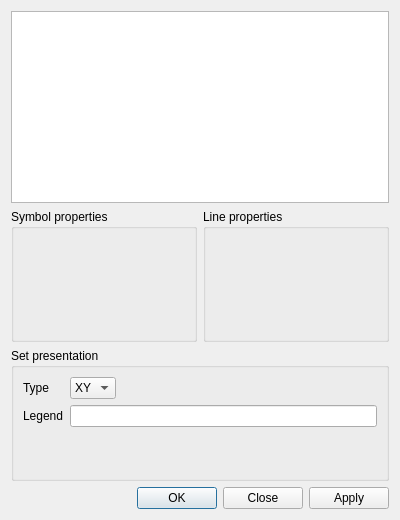
<?xml version="1.0" encoding="UTF-8"?>
<ui version="4.0">
 <class>SetAppearance</class>
 <widget class="QDialog" name="SetAppearance">
  <property name="geometry">
   <rect>
    <x>0</x>
    <y>0</y>
    <width>400</width>
    <height>520</height>
   </rect>
  </property>
  <property name="windowTitle">
   <string>Dialog</string>
  </property>
  <layout class="QVBoxLayout" name="verticalLayout">
   <item>
    <widget class="QListView" name="list_curves">
     <property name="sizePolicy">
      <sizepolicy hsizetype="Expanding" vsizetype="Fixed">
       <horstretch>0</horstretch>
       <verstretch>0</verstretch>
      </sizepolicy>
     </property>
    </widget>
   </item>
   <item>
    <layout class="QHBoxLayout" name="horizontalLayout_3">
     <item>
      <widget class="QGroupBox" name="groupBox">
       <property name="title">
        <string>Symbol properties</string>
       </property>
      </widget>
     </item>
     <item>
      <widget class="QGroupBox" name="groupBox_2">
       <property name="title">
        <string>Line properties</string>
       </property>
      </widget>
     </item>
    </layout>
   </item>
   <item>
    <widget class="QGroupBox" name="groupBox_3">
     <property name="title">
      <string>Set presentation</string>
     </property>
     <layout class="QFormLayout" name="formLayout_2">
      <item row="0" column="0">
       <widget class="QLabel" name="label">
        <property name="text">
         <string>Type</string>
        </property>
        <property name="buddy">
         <cstring>cb_type</cstring>
        </property>
       </widget>
      </item>
      <item row="0" column="1">
       <widget class="QComboBox" name="cb_type">
        <property name="sizePolicy">
         <sizepolicy hsizetype="Fixed" vsizetype="Fixed">
          <horstretch>0</horstretch>
          <verstretch>0</verstretch>
         </sizepolicy>
        </property>
        <item>
         <property name="text">
          <string>XY</string>
         </property>
        </item>
       </widget>
      </item>
      <item row="1" column="0">
       <widget class="QLabel" name="label_2">
        <property name="text">
         <string>Legend</string>
        </property>
        <property name="buddy">
         <cstring>line_legend</cstring>
        </property>
       </widget>
      </item>
      <item row="1" column="1">
       <widget class="QLineEdit" name="line_legend"/>
      </item>
     </layout>
    </widget>
   </item>
   <item>
    <widget class="QDialogButtonBox" name="button_box">
     <property name="orientation">
      <enum>Qt::Horizontal</enum>
     </property>
     <property name="standardButtons">
      <set>QDialogButtonBox::Apply|QDialogButtonBox::Close|QDialogButtonBox::Ok</set>
     </property>
     <property name="centerButtons">
      <bool>false</bool>
     </property>
    </widget>
   </item>
  </layout>
 </widget>
 <resources/>
 <connections>
  <connection>
   <sender>button_box</sender>
   <signal>accepted()</signal>
   <receiver>SetAppearance</receiver>
   <slot>accept()</slot>
   <hints>
    <hint type="sourcelabel">
     <x>248</x>
     <y>254</y>
    </hint>
    <hint type="destinationlabel">
     <x>157</x>
     <y>274</y>
    </hint>
   </hints>
  </connection>
  <connection>
   <sender>button_box</sender>
   <signal>rejected()</signal>
   <receiver>SetAppearance</receiver>
   <slot>reject()</slot>
   <hints>
    <hint type="sourcelabel">
     <x>316</x>
     <y>260</y>
    </hint>
    <hint type="destinationlabel">
     <x>286</x>
     <y>274</y>
    </hint>
   </hints>
  </connection>
 </connections>
</ui>
